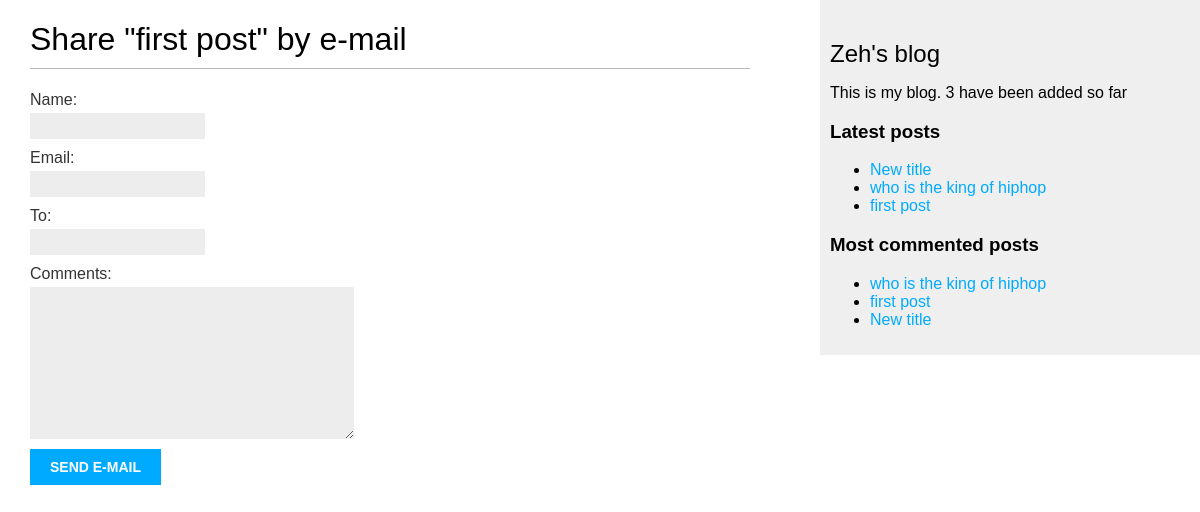
Page /blogs/1/share/ on the earlier database version.
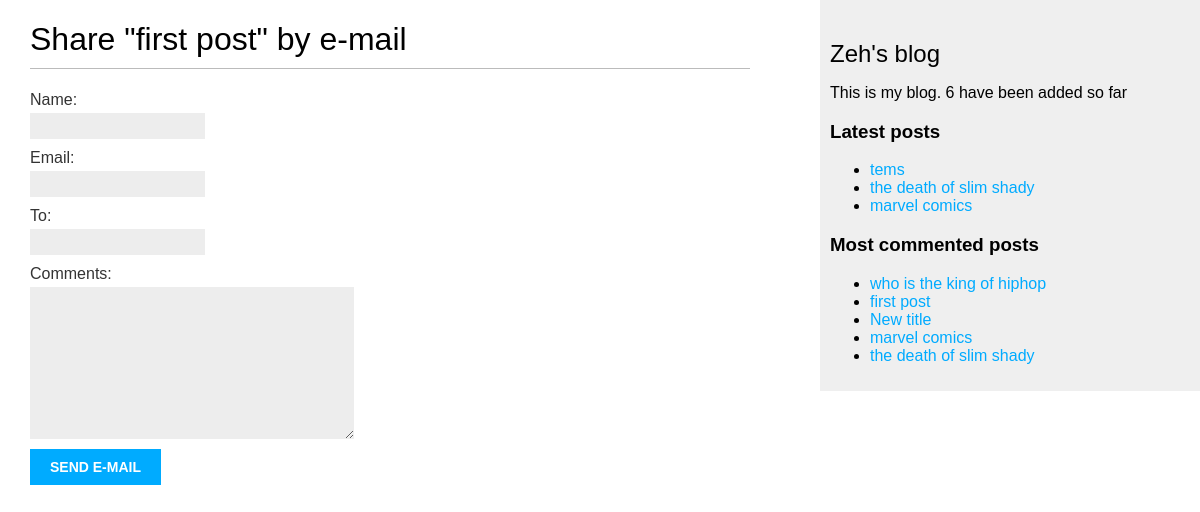
Same page on the later database version.
### blogs/models.py (models this page shows, shortened)
class Post(models.Model):
    class Status(models.TextChoices):
        DRAFT = 'DF', 'DRAFT'
        PUBLISHED = 'PB', 'PUBLISHED'
    title = models.CharField(max_length=255)
    slug = models.SlugField(max_length=255,
                            unique_for_date='publish')
    author = models.ForeignKey(
        settings.AUTH_USER_MODEL,
        on_delete=models.CASCADE,
        related_name='blog_posts'
    )
    body = models.TextField()
    publish = models.DateTimeField(default=timezone.now)
    created_at = models.DateTimeField(auto_now_add=True)
    updated_at = models.DateTimeField(auto_now=True)
    status = models.CharField(
        max_length=2,
        choices=Status,
        default=Status.DRAFT
    )
    tags = TaggableManager()
    objects = models.Manager() # The default manager.
    published = PublishedManager() # Our custom manager.
    class Meta:
        ordering = ['-publish']
        indexes = [
            models.Index(fields=['-publish']),
        ]
    def get_absolute_url(self):
        return reverse(
        'blogs:post_detail',
        args=[
            self.publish.year,
            self.publish.month,
            self.publish.day,
            self.slug
            ]
        )

### blogs/views.py (the view)
# urls.py: path('<int:post_id>/share/', views.post_share, name='post_share'),
def post_share(request, post_id):
    post = get_object_or_404(Post, id=post_id, status=Post.Status.PUBLISHED)
    sent = False
    try:
        if request.method == 'POST':
            form = EmailPostForm(request.POST)
            if form.is_valid():
                cd = form.cleaned_data
                post_url = request.build_absolute_uri(post.get_absolute_url())
                subject = f"{cd['name']} ({cd['email']}) recommends you read {post.title}"
                message = f"Read {post.title} at {post_url}\n\n{cd['name']}\'s comments: {cd['comments']}"
                send_mail(subject, message, from_email=None, recipient_list=[cd['to']])
                sent = True
        else:
            form = EmailPostForm()
        return render(request, 'blogs/post/share.html', {'post': post, 'form': form, 'sent': sent})
    except Exception as e:
         return render(request, 'blogs/post/share_error.html', {'error': str(e)})

### blogs/forms.py
class EmailPostForm(forms.Form):
    name = forms.CharField(max_length=25)
    email = forms.EmailField()
    to = forms.EmailField()
    comments = forms.CharField(required=False,
                               widget=forms.Textarea)

### blogs/models.py (called while the page is built)
    def get_queryset(self):
        return (
            super().get_queryset().filter(status=Post.Status.PUBLISHED)
        )

### blogs/templatetags/blog_tags.py (called while the page is built)
@register.simple_tag
def total_posts():
    return Post.published.count()

@register.inclusion_tag('blogs/post/latest_posts.html')
def show_latest_posts(count=5):
    latest_posts = Post.published.order_by('-publish')[:count]
    return {'latest_posts': latest_posts}

@register.simple_tag
def get_most_commented_posts(count=5):
    return Post.published.annotate(
        total_comments=Count('comments')
    ).order_by('-total_comments')[:count]

### blogs/templates/blogs/post/share.html (shortened to what this page needs)
{% extends "blogs/base.html" %}
{% block content %}
{% if sent %}
<h1>E-mail successfully sent</h1>
<p>
"{{ post.title }}" was successfully sent to {{ form.clean_data.to}}.
</p>
{% else %}
<h1>Share "{{ post.title }}" by e-mail</h1>
<form method="post">
{{ form.as_p }}
<input type="submit" value="Send e-mail">
</form>
{% endif %}
{% endblock %}

### blogs/templates/blogs/base.html (shortened to what this page needs)
{% load blog_tags %}
{% load static %}
<!DOCTYPE html>
<html>
<head>
<link href="{% static "css/blog.css" %}" rel="stylesheet">
</head>
<body>
<div id="content">
{% block content %}
{% endblock %}
</div>
<div id="sidebar">
<h2>Zeh's blog</h2>
<p>This is my blog.
   {% total_posts%} have been added so far
</p>
<h3>Latest posts</h3>
{% show_latest_posts 3 %}
<h3>Most commented posts</h3>
{% get_most_commented_posts as most_commented_posts %}
<ul>
{% for post in most_commented_posts %}
<li>
<a href="{{ post.get_absolute_url }}">{{ post.title }}</a>
</li>
{% endfor %}
</ul>
</div>
</body>
</html>

### blogs/templates/blogs/post/latest_posts.html
<ul>
    {% for post in latest_posts %}
    <li>
    <a href="{{ post.get_absolute_url }}">{{ post.title }}</a>
    </li>
    {% endfor %}
</ul>

Differences in the rows shown:
no longer on one of the page's lists (row edited): Post: title "first post"
no longer on one of the page's lists (row unchanged): Post: title "who is the king of hiphop"
no longer on one of the page's lists (row unchanged): Post: title "New title"
added Post: title "tems", shown under "Latest posts"
added Post: title "the death of slim shady"
added Post: title "marvel comics"
Other differences:
text no longer shown: "3"
text now shown: "6"
